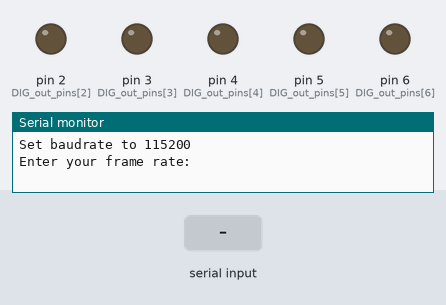
A sketch run on a simulated Arduino Uno, built with avr-gcc and run on an emulated ATmega328P. Parts: output pins drawn as LEDs (lit = HIGH), the last lines printed to the serial monitor. Inputs (shaded band) come from the test bench. Pins used as bus, display or sensor lines are not drawn.

Above: at 1.4 s.
1.5 s: "90,45\n" received over Serial
At 7.62 s:
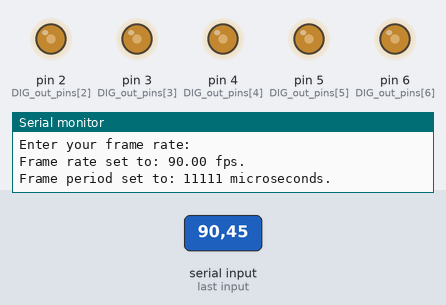
Timing chart, 0 to 9.0 s (numbered marks = the images above; inputs shaded):
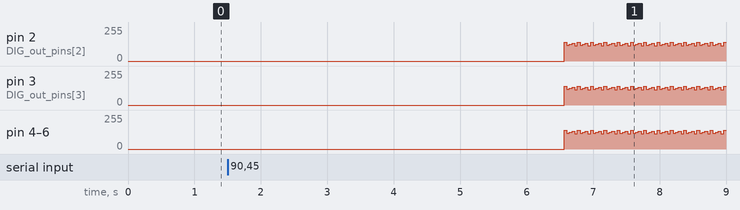

The sketch:

TeensyCamTrigger_PyControl.ino
```cpp
// Camera Sync - TTL triggering with Teensy board
// Inter-frame interval precision: ~ +/- 1.5 us
// Inter-frame interval accuracy: ~ +40 ns
// Synchronicity: ~ ? ns (not tested yet)

// User-set parameters
int8_t DIG_out_pins[] = {0,1,2,3,4,5,6};
uint32_t baudrate = 115200;

// Global variables
int8_t n_sync;
float frame_rate_in = 0;
float frame_rate_out = 0;
unsigned long time_zero, frame_period, frame_end;
int32_t frame_count = 0;


void setup( void ) {
  n_sync = int8_t( sizeof(DIG_out_pins) / sizeof(int8_t) );
  for ( int8_t i = 0; i < n_sync; i++ ) {
    pinMode(DIG_out_pins[i], OUTPUT);
    digitalWrite(DIG_out_pins[i], LOW);
  }

  Serial.begin(baudrate);
  delay(500);
  Serial.print("Set baudrate to ");
  Serial.print(baudrate);
  Serial.println("");
  Serial.print("Enter your frame rate:");

  // Wait to receive data from Python or Serial Monitor...
  while (Serial.available() == 0) {}

  // Parse user input; output frame rate, period
  frame_rate_out = SetFrameRate();
  frame_period = SetFramePeriod(frame_rate_out);

  ResetTimer(); // Waits for streams and cams to initialize
}

unsigned long SetFrameRate() {
  frame_rate_in = Serial.parseFloat();

  // Output frame rate, avoid negative values
  if (frame_rate_in == 0) {}
  else if (frame_rate_in < 0) { frame_rate_out = 0; }
  else { frame_rate_out = frame_rate_in; }

  // Print results (make this a function)
  Serial.println("");
  Serial.print("Frame rate set to: ");
  Serial.print(frame_rate_out);
  Serial.print(" fps.");

  return frame_rate_out;
}

unsigned long SetFramePeriod( unsigned long fr ) {
  // Calculate frame period and pulse duration
  // Avoid divide-by-zero error
  if (fr == 0) { frame_period = 0xFFFFFFFF; }
  else { frame_period = 1e6 / fr; }

  Serial.println("");
  Serial.print("Frame period set to: ");
  Serial.print(frame_period);
  Serial.print(" microseconds.");

  return frame_period;
}

void FlushSerialBuffer() {
  while (Serial.available() != 0) {
    long floater = Serial.parseFloat();
  }
}

void ResetTimer() {
  delay(4000);
  FlushSerialBuffer();
  frame_count = 0;
  time_zero = micros();
}

void SetPinsHigh() {
  // Disable interrupts to synchronize TTLs
  noInterrupts();
  for ( int8_t i = 0; i < n_sync; i++ ) {
    digitalWrite(DIG_out_pins[i], HIGH);
  }
  interrupts();
}

void SetPinsLow() {
  // Disable interrupts to synchronize TTLs
  noInterrupts();
  for ( int8_t i = 0; i < n_sync; i++ ) {
    digitalWrite(DIG_out_pins[i], LOW);
  }
  interrupts();
}

void loop( void ) {
  if (Serial.available() != 0)
  {
    SetPinsLow();
    frame_rate_out = SetFrameRate();
    frame_period = SetFramePeriod( frame_rate_out );
    ResetTimer();
  }

  if (frame_rate_out > 0) {
    SetPinsHigh();

    frame_count = frame_count + 1;
    frame_end = frame_period * frame_count;

    // Wait until end of this pulse period
    while ((micros() - time_zero) < frame_end - frame_period / 2) {}

    SetPinsLow();

    // Wait until end of this frame period
    while ((micros() - time_zero) < frame_end) {}
  }
}
```
